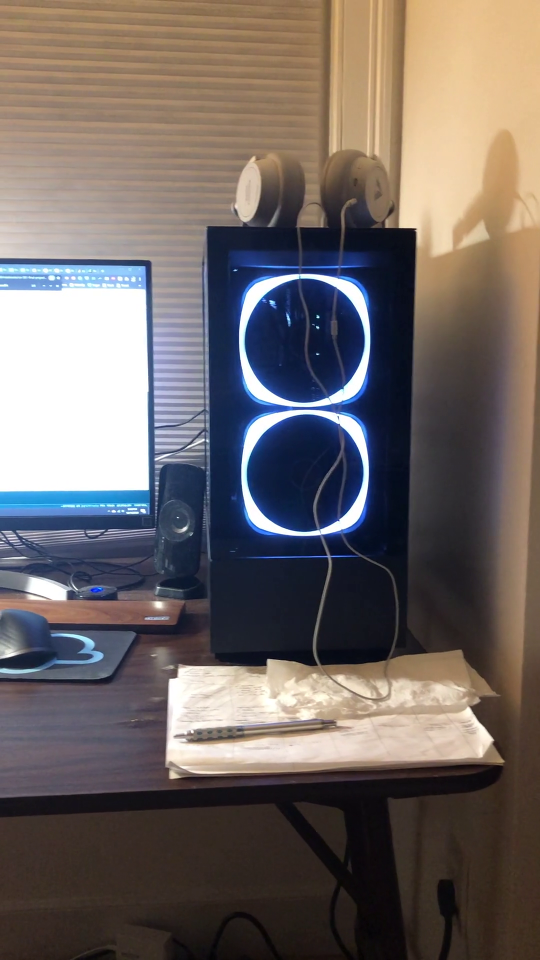
#> input picture frame 23 of data/desk.mp4, 1080 x 1920 px, given in place of desk-left-right.mp4, which was not available (shown at 1/2 size)
$ python video-stitching.py
#> lines starting #> are read from the running program, lines starting #| are printed output that depends on the picture; pictures that were not available may be replaced by others from this repository, and a replacement may not be noted
#!/usr/bin/env python
# coding: utf-8

# # Image Stitching With Optical Flow and scikit-image
# **Kevin Sun**
#
# With various input formats such as videos, drone aerial footage, panoramas, or in general, multiple overlapping images of the same scene, they can all be stitched together into a combined single image. This notebook will illustrate how to accomplish such stitching using Lucas-Kanade Optical Flow in OpenCV and scikit-image for loading the images and stitching together.<br><br>Specifically, this notebook is designed to stitch together drone aerial footage, e.g. flying horizontally from right to left.
# ## References
# 1. This OpenCV documentation: https://docs.opencv.org/4.4.0/d4/dee/tutorial_optical_flow.html
# 2. Advanced Panorama Stitching with scikit-image: https://peerj.com/articles/453/
#
# ## Imports
# Import standard libraries including NumPy, SciPy, and matplotlib, as well as OpenCV2, Pillow, and scikit-image to process images.

# In[184]:


from __future__ import division, print_function
import warnings
import matplotlib.pyplot as plt
from scipy.spatial.distance import cdist
from scipy.ndimage import rotate
from scipy import misc
import numpy as np
import collections
import math
import cv2
from PIL import Image
from skimage import feature
from skimage import io
from skimage.color import rgb2gray
from skimage.color import gray2rgb
from skimage.feature import ORB
from skimage.feature import match_descriptors
from skimage.feature import plot_matches
from skimage.transform import ProjectiveTransform
from skimage.transform import AffineTransform
from skimage.transform import SimilarityTransform
from skimage.transform import warp
from skimage.measure import ransac
from skimage.measure import label
from skimage.graph import route_through_array
warnings.filterwarnings("ignore")

# ## Utility Functions
# Several utility functions will be defined and used frequently before process the individual panorama pictures or video frames.
# 1. **compare** is used to display multiple images with matplotlib side by side
# 2. **interp2** is from CIS581 helper files
# 3. **rotatePoint** rotates a singular point in a given image and its rotated image
# 4. **rotatePoints** rotates multiple points given in the image
# 5. **autocrop** crops any black borders in image produced when stitching

# In[185]:


# [75 lines left out: functions compare, interp2, not called in this run]


def rotateImage(image, angle):
    im_rot = rotate(image, angle)
    return im_rot


# [345 lines left out: functions rotatePoint, rotatePoints, autocrop, stitch, not called in this run]


# ## Putting Everthing Together With Optical Flow
# Now, we can use our utility function is the main code that loops through the frames of the video and stitches each new frame onto the stitched previous frames. As the panorama builds up, the final output is the singular, combined image.<br><br>
# Keep track of the frame number and the output shape. The result will be continually updated at the file path: **stitched_output_path**.

# In[217]:


def video_stitch_optical_flow(video_path, frame_folder_path, rotation,
                              frame_stride, frame_break, stitched_output_path):
#> called with video_path = 'data/desk-left-right.mp4', frame_folder_path = 'data/desk-left-right', rotation = 0, frame_stride = 15, frame_break = 390, stitched_output_path = 'data/desk-left-right.png'
    cap = cv2.VideoCapture(video_path)
    # params for ShiTomasi corner detection
    feature_params = dict(maxCorners=100,
                          qualityLevel=0.3,
                          minDistance=7,
                          blockSize=7)
    # Parameters for lucas kanade optical flow
    lk_params = dict(winSize=(15, 15),
                     maxLevel=2,
                     criteria=(cv2.TERM_CRITERIA_EPS | cv2.TERM_CRITERIA_COUNT,
                               10, 0.03))
    # Create some random colors
    color = np.random.randint(0, 255, (100, 3))

    frame_count = 0  # keep track of current frame number
    # keep track of the last frame number that we extracted a frame image to stitch
    prev_frame_count = 0

    # Take first frame and find corners in it
    ret, old_frame = cap.read()
#> old_frame is the input picture: shape (1920, 1080, 3); mean B, G, R 101, 103.5, 112.2
    io.imsave('{0}/frame{1}.png'.format(frame_folder_path, frame_count),
              old_frame)
    old_gray = cv2.cvtColor(old_frame, cv2.COLOR_BGR2GRAY)
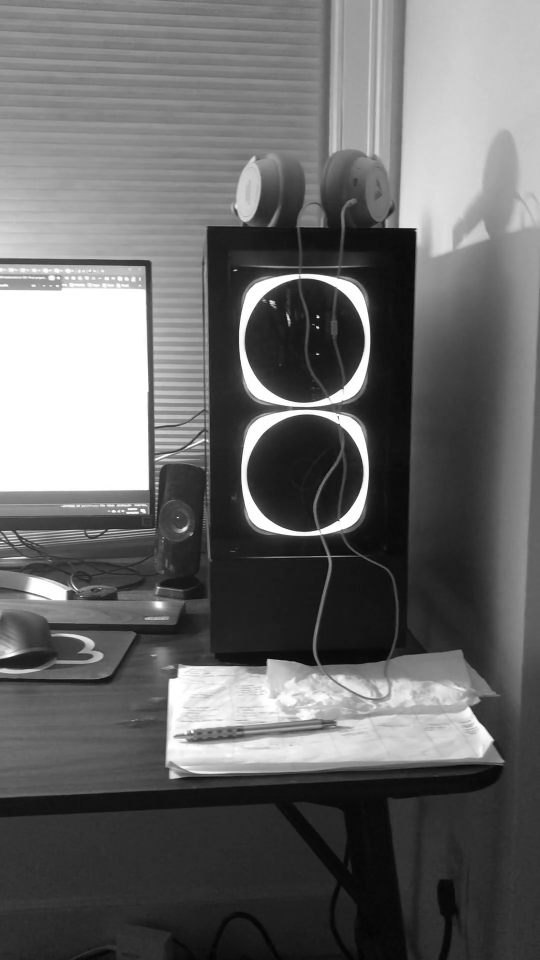
#> old_gray: shape (1920, 1080) (shown at 1/2 size); min 0, max 255, mean 105.7
    p0 = cv2.goodFeaturesToTrack(old_gray, mask=None, **feature_params)
#> p0 = 20 rows, first 8: [635, 633], [635, 655], [634, 707], [540, 603], [678, 1040], [685, 777], [831, 460], [409, 880]
    # Create a mask image for drawing purposes
    mask = np.zeros_like(old_frame)

    src = []
    pano0 = old_frame.copy()
    dst = []
    pano1 = old_frame.copy()

    H = []  # any homographies used, e.g. for straightening
    M = []  # model robust for image stitching

    # [7 lines of commented-out code are left out]

    while (1):
        frame_count += 1

        if (frame_count == frame_break):
            break

        if (frame_count == 1):
            src = p0[:, 0, :]
#> src has the same summary as p0
            # TODO: apply homographies to correct lines, etc

        ret, frame = cap.read()
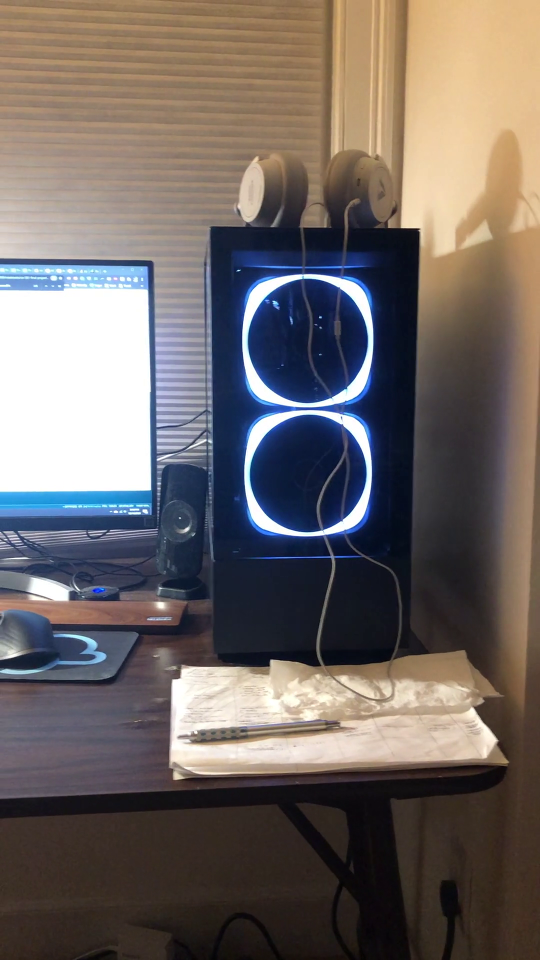
#> input picture frame 24 of data/desk.mp4, 1080 x 1920 px, given in place of desk-left-right.mp4, which was not available (shown at 1/2 size)
#> frame is the input picture: shape (1920, 1080, 3); mean B, G, R 100.8, 103.5, 111.8
        frame_gray = cv2.cvtColor(frame, cv2.COLOR_BGR2GRAY)
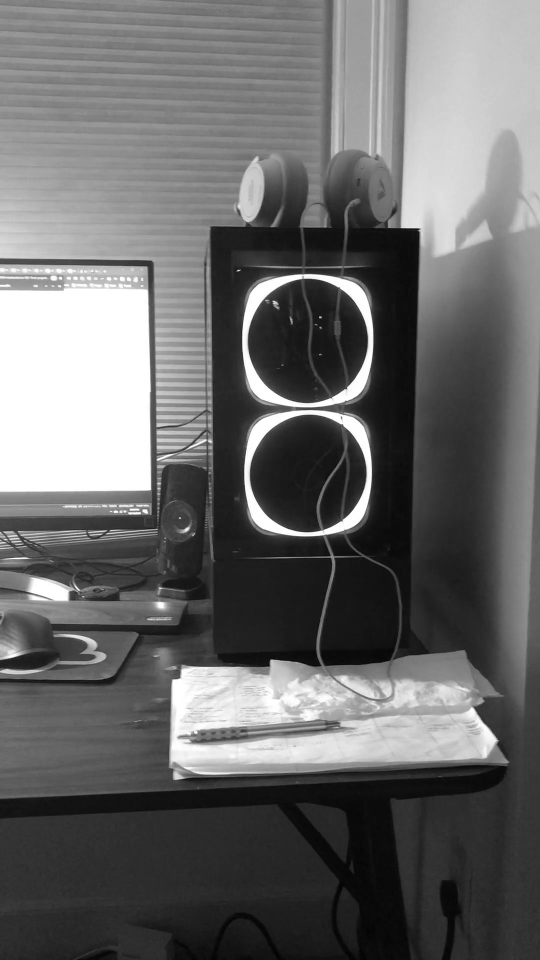
#> frame_gray: shape (1920, 1080) (shown at 1/2 size); min 0, max 255, mean 105.7
        # calculate optical flow
        p1, st, err = cv2.calcOpticalFlowPyrLK(old_gray, frame_gray, p0, None,
                                               **lk_params)
#> p1 = 20 rows, first 8: [639.9, 633.7], [640.9, 655.5], [639.6, 707.9], [546.3, 603.8], [684.7, 1040.7], [692, 777.4], [838.1, 460], [412.7, 880.7]; st = 20 values from 1 to 1; err = 20 values, max 18.24 at index 1, min 1.43 at index 17, mean 6.1
        # Select good points
        good_new = p1[st == 1]
#> good_new has the same summary as p1
        good_old = p0[st == 1]
#> good_old has the same summary as p0

        #     print('BAD POINTS: ', np.array(src).reshape(-1,1,2)[st==0])
        src = np.array(src).reshape(-1, 1, 2)[st == 1]

        if frame_count % frame_stride == 0:
            # print(frame_count, frame.shape)

            io.imsave(
                '{0}/frame{1}.png'.format(frame_folder_path, frame_count),
                frame)
            dst = np.copy(good_new)
            pano1 = frame.copy()

            pano0_copy_temp = pano0.copy()
            pano1_copy_temp = pano1.copy()
            stitch_temp = []

            # print(pano0_copy_temp.shape)
            # print(pano1_copy_temp.shape)
            # print(src.shape, dst.shape)

            for i, (new, old) in enumerate(zip(src, dst)):
                a, b = new.ravel()
                c, d = old.ravel()
                a = int(a)
                b = int(b)
                c = int(c)
                d = int(d)
                pano0_copy = cv2.circle(pano0_copy_temp, (a, b), 10,
                                        color[i].tolist(), -1)
                pano1_copy = cv2.circle(pano1_copy_temp, (c, d), 10,
                                        color[i].tolist(), -1)
            # compare(pano0_copy_temp, pano1_copy_temp, figsize=(12, 10))

            stitch_temp = []
            if frame_count == frame_stride:
                stitch_temp = stitch(pano0, pano1, src, dst, True, rotation)
            else:
                stitch_temp = stitch(pano0, pano1, src, dst, False, rotation)
            # set pano0 to the current accumulated stitch result
            pano0 = stitch_temp[0]
            io.imsave(stitched_output_path, pano0)
            # compare(pano0)

            src = stitch_temp[1]
            M = stitch_temp[2]
            prev_frame_count = frame_count

        # Now update the previous frame and previous points
        old_gray = frame_gray.copy()
        p0 = good_new.reshape(-1, 1, 2)
#> p0 has the same summary as p1

        if frame_count % frame_stride == 0:
            p0 = cv2.goodFeaturesToTrack(old_gray, mask=None, **feature_params)
            src = p0[:, 0, :]
            if rotation != 0:
                src = rotatePoints(src, pano1, rotation)
            src = M(src)

    cap.release()
    cv2.destroyAllWindows()


# In[240]:


# frame_stride = 15  # every 15 frames, we will extract image frame from video to stitch: smaller more fine-tune/smooth but longer to run
# frame_break = 390  # how many frames to process based on length of video
video_stitch_optical_flow('data/desk-left-right.mp4', 'data/desk-left-right',
                          0, 15, 390, 'data/desk-left-right.png')


# In[239]:


# https://pixabay.com/videos/from-the-air-from-above-9798/
# rotation is 270
video_stitch_optical_flow('data/forest.mp4', 'data/forest', 270, 50, 1101,
                          'data/forest.png')


# In[232]:


# https://pixabay.com/videos/port-yachts-water-sea-boat-marina-33014/, reversed with an online tool called clideo
video_stitch_optical_flow('data/boat.mp4', 'data/boat', 0, 100, 900,
                          'data/boat.png')


# In[231]:


video_stitch_optical_flow('data/solar-panel.mp4', 'data/solar-panel', 270, 50,
                          1000, 'data/solar-panel.png')


# ## Future Improvement
# Various tweaks and improvements can be made to clean up the resulting panorama.
# * For something gridlike (e.g. solar panels), apply homography to edge/line detection and do line straightening (sobel y-direction filter, canny edge detection, calculate houghline, calculate homography)
# * Instead of stitching each new frame onto the stitched of the previous frames, use the first as the base and keep track of and build up homographies for each succesive frame. Then stitch them all at once at the end.<br>Check out this: https://stackoverflow.com/questions/24563173/stitch-multiple-images-using-opencv-python
# * Too much space in model robust, but this is fixed by auto_crop.
# * More preprocessing such as the vertical line rotation.
# * Keypoints stop getting set on the panels in later frames.
# * Too slow.
# * https://docs.scipy.org/doc/numpy-1.14.0/reference/generated/numpy.save.html
# * https://github.com/mapillary/OpenSfM
#
# ## Applications
# * Scanning large documents
# * Snapchat panoramas
# * Google photos stitching

$ run again, starting later in the video
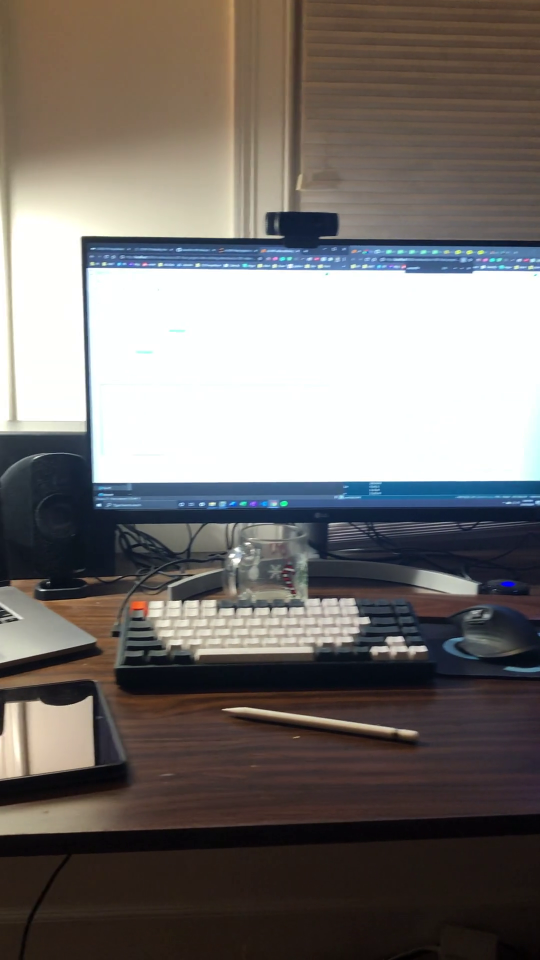
#> input picture frame 107 of data/desk.mp4, 1080 x 1920 px, given in place of desk-left-right.mp4, which was not available (shown at 1/2 size)
#> in video_stitch_optical_flow, old_frame is the input picture: shape (1920, 1080, 3); mean B, G, R 111.4, 114.5, 119.5
#> in video_stitch_optical_flow, `p0 = cv2.goodFeaturesToTrack(old_gray, mask=None, **feature_params)`: p0 = 100 rows, first 8: [853, 1299], [361, 1203], [186, 963], [816, 1294], [736, 1235], [502, 1218], [399, 1009], [430, 1007]
#> src = 100 pairs, first value 6 to 1068, second value 473 to 1531
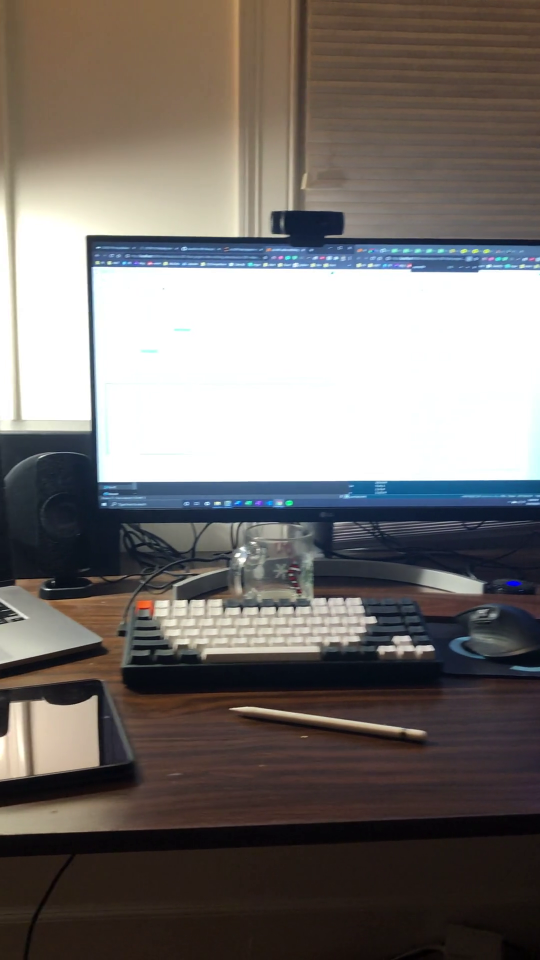
#> input picture frame 108 of data/desk.mp4, 1080 x 1920 px, given in place of desk-left-right.mp4, which was not available (shown at 1/2 size)
#> in video_stitch_optical_flow, frame is the input picture: shape (1920, 1080, 3); mean B, G, R 111.3, 114.4, 119.8
#> in video_stitch_optical_flow, `frame_gray = cv2.cvtColor(frame, cv2.COLOR_BGR2GRAY)`:
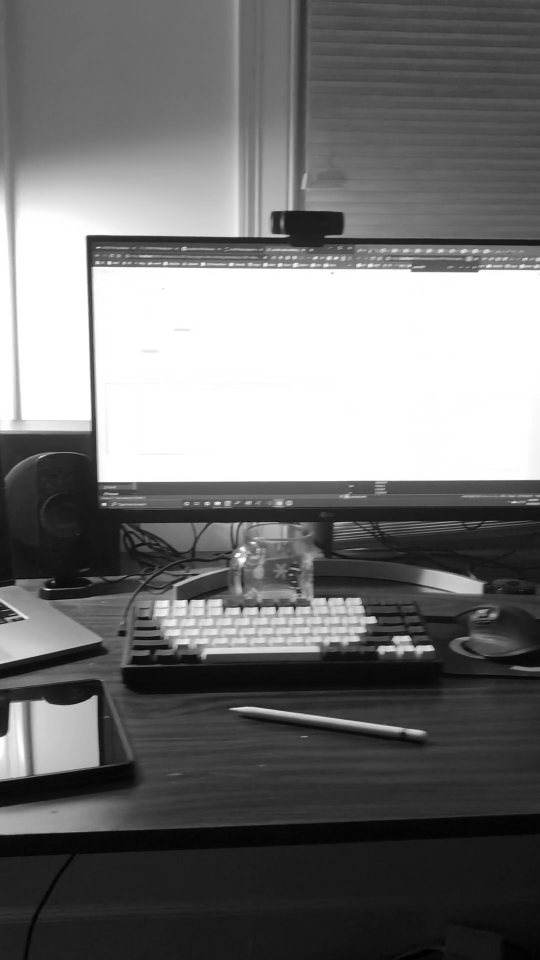
#> frame_gray: shape (1920, 1080) (shown at 1/2 size); min 0, max 255, mean 115.6
#> p1 = 100 rows, first 8: [866.7, 1297.9], [373, 1201.8], [196.6, 961.6], [829.8, 1293], [749, 1234.1], [514.3, 1216.8], [409.6, 1007.5], [440.3, 1005.7]; st = 100 values from 1 to 1; err = 100 values, max 40.27 at index 38, min 0.978 at index 53, mean 4.04
#> good_new = 100 pairs, first value 17.27 to 1084.1, second value 470.8 to 1531.2
#> good_old has the same summary as src
#> in video_stitch_optical_flow, `p0 = good_new.reshape(-1, 1, 2)`: p0 has the same summary as p1

$ run again, starting later in the video
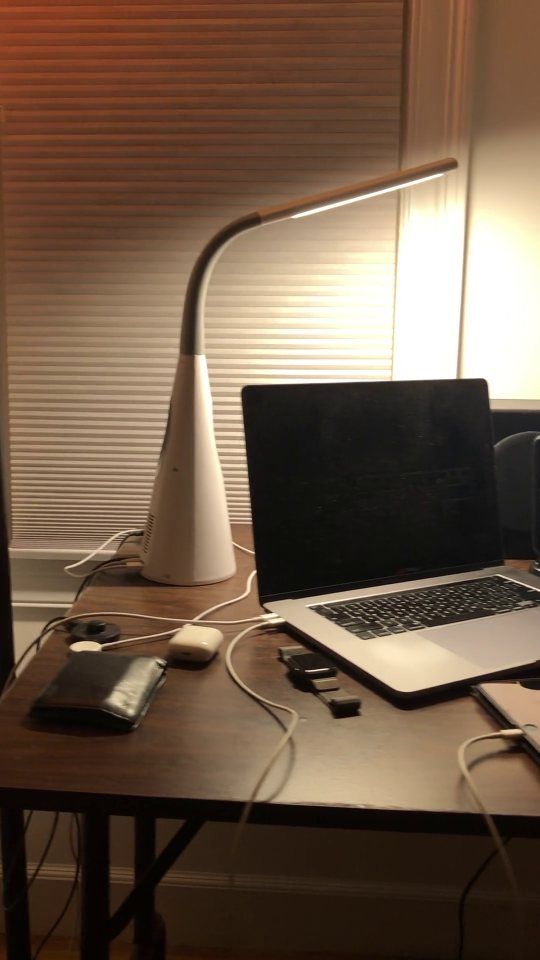
#> input picture frame 190 of data/desk.mp4, 1080 x 1920 px, given in place of desk-left-right.mp4, which was not available (shown at 1/2 size)
#> in video_stitch_optical_flow, old_frame is the input picture: shape (1920, 1080, 3); mean B, G, R 71.2, 89.3, 110.9
#> in video_stitch_optical_flow, `p0 = cv2.goodFeaturesToTrack(old_gray, mask=None, **feature_params)`: p0 = 48 rows, first 8: [501, 1037], [507, 1105], [503, 1046], [510, 1142], [500, 1019], [500, 1028], [25, 1208], [498, 1008]
#> src = 48 pairs, first value 18 to 1065, second value 712 to 1365
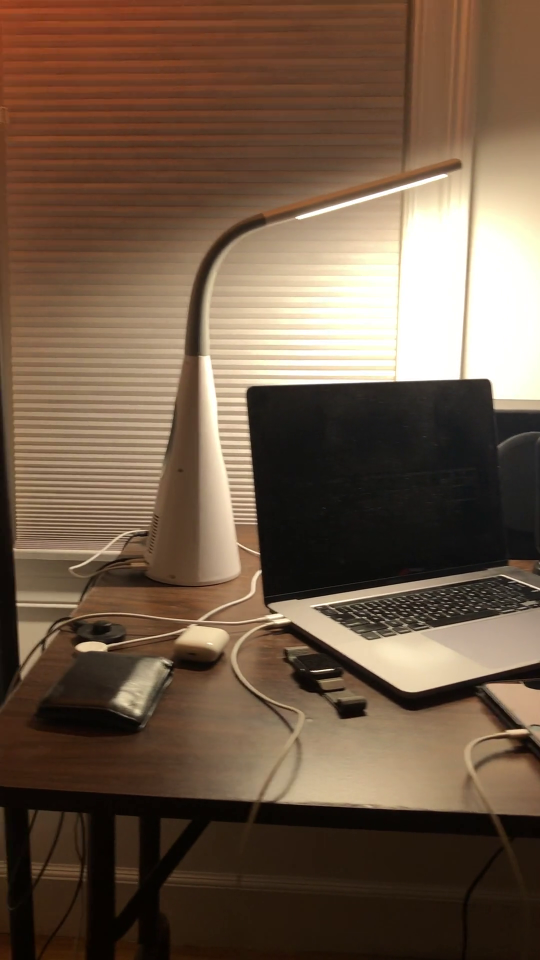
#> input picture frame 191 of data/desk.mp4, 1080 x 1920 px, given in place of desk-left-right.mp4, which was not available (shown at 1/2 size)
#> in video_stitch_optical_flow, frame is the input picture: shape (1920, 1080, 3); mean B, G, R 70.8, 89.3, 110.8
#> in video_stitch_optical_flow, `frame_gray = cv2.cvtColor(frame, cv2.COLOR_BGR2GRAY)`:
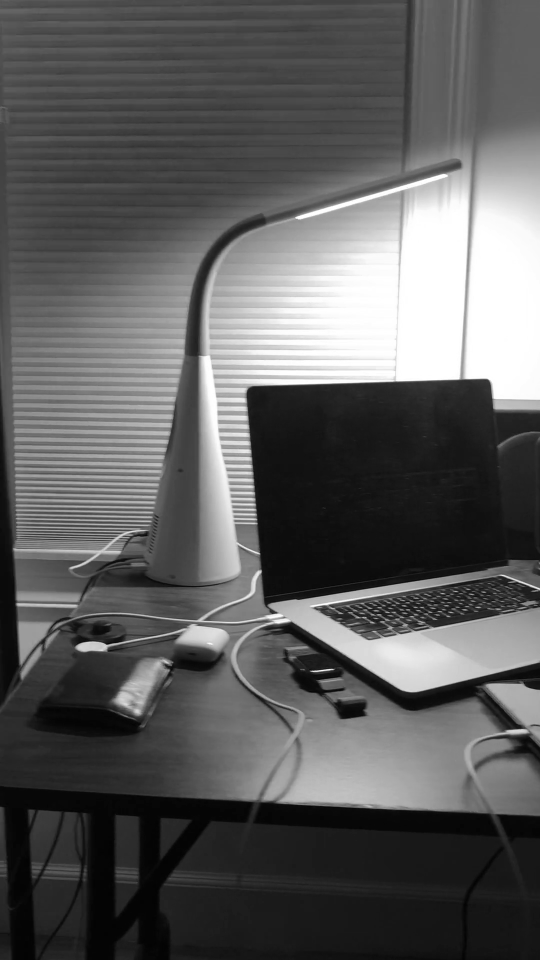
#> frame_gray: shape (1920, 1080) (shown at 1/2 size); min 0, max 255, mean 93.5
#> p1 = 48 rows, first 8: [511.3, 1038], [517.4, 1106.7], [513.2, 1047], [520.1, 1141.9], [510.3, 1020], [510.3, 1029], [34.52, 1208.7], [508.2, 1009.1]; st = 48 values from 1 to 1; err = 48 values, max 9.36 at index 42, min 0.707 at index 44, mean 4.31
#> good_new = 48 pairs, first value 27.38 to 1073.3, second value 713.8 to 1365.2
#> good_old has the same summary as src
#> in video_stitch_optical_flow, `p0 = good_new.reshape(-1, 1, 2)`: p0 has the same summary as p1
